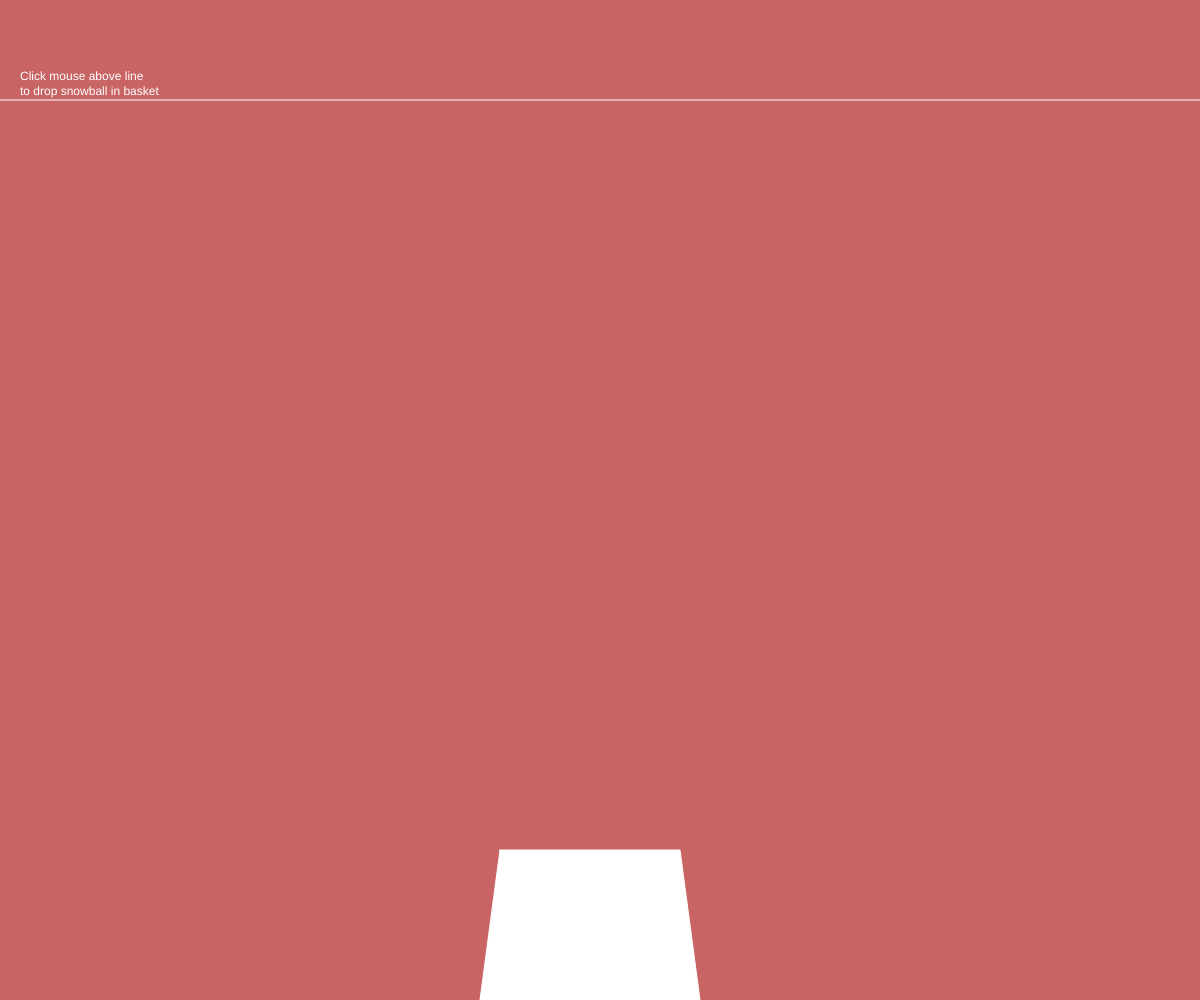
Frame 1 (no input)
Frame 60 (no input): identical to frame 1, image omitted
Frame 120 (the mouse pressed at the canvas centre since frame 60): identical to frame 1, image omitted

The p5.js sketch that drew this single still picture (run headless with seeded random() and noise() and a simulated clock; from frame 60 on, the mouse is pressed at the canvas centre):

// p5.js sketch
// ── sketch.js
let blobs=[];

function setup() {
createCanvas(windowWidth,windowHeight)

for(let i=0; i<blobs.length;i++){
blobs[i]=new blob(color(255,0,0),200,100,10)


}

}

function draw() {
background(200,100,100);

//text
fill(255);
noStroke();
text('Click mouse above line',20,80)
text('to drop snowball in basket',20,95)

//line
stroke(255);
line(0,100,windowWidth,100)

//basket
beginShape();
vertex(windowWidth/2-100,windowHeight-150)
vertex(windowWidth/2-120,windowHeight)
vertex(windowWidth/2+100,windowHeight)
vertex(windowWidth/2+80,windowHeight-150)
endShape(CLOSE);

for(let i=0; i<blobs.length;i++){
blobs[i].move();
blobs[i].show();
}
}

class blob{
constructor(color,x,y,r){
this.color=color;
this.x=x;
this.y=y;
this.r=r;
}

//make the blobs move
move(){
this.x=this.x+random(7,-7)
this.y=this.y+5
}

//show the blobs
show(){
noStroke();
ellipse(this.x,this.y,this.r*2,this.r*2);
}

}

//create new snowball when mouse is pressed
function mouseClicked(){
  if(mouseY<100){
append(blobs,new blob(color(255,0,0),mouseX,mouseY,10))
}
}
